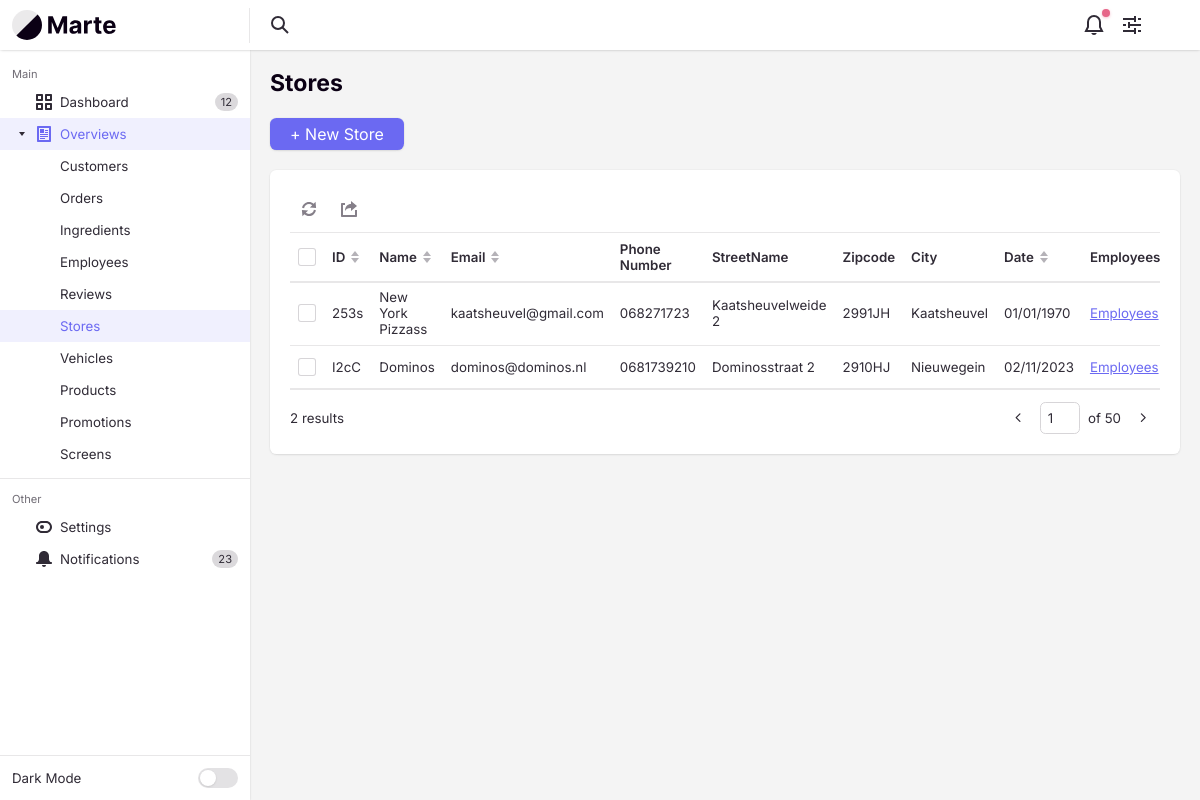
Page /StoreController/overview/ on the committed database.
### tables this page shows
CREATE TABLE `stores` (
  `storeId` varchar(4) NOT NULL,
  `storeName` varchar(255) NOT NULL,
  `storeZipcode` varchar(255) NOT NULL,
  `storeStreetName` varchar(255) NOT NULL,
  `storeCity` varchar(255) NOT NULL,
  `storePhone` varchar(10) NOT NULL,
  `storeEmail` varchar(255) NOT NULL,
  `storeIsActive` tinyint(1) NOT NULL DEFAULT 1,
  `storeCreateDate` int(10) NOT NULL,
  `storeDescription` text DEFAULT NULL
);

### app/controllers/StoreController.php (called while the page is built, shortened)
<?php
class StoreController extends Controller
{
    private $storeModel;
    public function __construct()
    {
        $this->storeModel = $this->model('StoreModel');
    }
    public function overview()
    {
        $stores = $this->storeModel->getStores();
        $countStores = count($this->storeModel->getStores());
        $data = [
            'stores' => $stores,
            'countStores' => $countStores
        ];
        $this->view('backend/store/overview', $data);
    }
}

### app/libraries/Core.php (called while the page is built, shortened)
<?php
class Core
{
    protected $currentMethod = 'index';
    public function __construct()
    {
        $url = $this->getUrl();
        $this->currentController = new $this->currentController();
        if (isset($url[1])) {
            if (method_exists($this->currentController, $url[1])) {
                $this->currentMethod = $url[1];
            } else if (!empty($url[1])) {
                require APPROOT . '/views/includes/404.php';
                exit;
            }
        }
        $this->params = $url ? [$url[2]] : [];
        call_user_func_array([$this->currentController, $this->currentMethod], $this->params);
    }
    public function getUrl()
    {
        $incoming = $_SERVER['REQUEST_URI'];
        $incoming = str_replace("/pizzapalacebackend/", "", $incoming);
        $incoming = trim($incoming, "/");
        $url = filter_var($incoming, FILTER_SANITIZE_URL);
        $url = explode('/', $url);
        $urlController = $url[0];
        $urlAction = "";
        if (array_key_exists(1, $url)) {
            $urlAction = explode('?', $url[1])[0];
        }
        $urlSlug = $url;
        $output = [$urlController, $urlAction, $urlSlug];
        return $output;
    }
}

### app/require.php (called while the page is built, shortened)
<?php
  require_once 'libraries/Core.php';
  require_once 'libraries/Controller.php';
  require_once 'libraries/Database.php';
  $init = new Core();

### public/index.php (called while the page is built)
<?php
  require_once '../app/require.php';
?>

### app/libraries/Database.php (called while the page is built, shortened)
<?php
  class Database {
    private $dbHost = DB_HOST;
    private $dbUser = DB_USER;
    private $dbPass = DB_PASS;
    private $dbName = DB_NAME;
    private $statement;
    private $dbHandler;
    public function __construct()
    {
      $conn = 'mysql:host=' . $this->dbHost . ";dbname=" . $this->dbName;
      $options = array(
        PDO::ATTR_PERSISTENT => true,
        PDO::ATTR_ERRMODE => PDO::ERRMODE_EXCEPTION,
        PDO::ATTR_EMULATE_PREPARES => false
      );
      try
      {
        $this->dbHandler = new PDO($conn, $this->dbUser, $this->dbPass, $options);
      }
      catch(PDOException $e) {
        $this->error = $e->getMessage();
        echo $this->error;
      }
    }
    public function query($sql) {
      $this->statement = $this->dbHandler->prepare($sql);
    }
    public function execute() {
      return $this->statement->execute();
    }
    public function resultSet() {
      $this->execute();
      return $this->statement->fetchAll(PDO::FETCH_OBJ);
    }
  }
?>

### app/models/StoreModel.php (called while the page is built, shortened)
<?php
class StoreModel
{
    private $db;
    public function __construct()
    {
        $this->db = new Database();
    }
    public function getStores()
    {
        $this->db->query("SELECT storeId,
                                 storeName,
                                 storeZipcode,
                                 storeStreetName,
                                 storeCity,
                                 storePhone,
                                 storeEmail,
                                 storeCreateDate
                                 FROM stores
                                 WHERE storeIsActive = 1");
        return $this->db->resultSet();
    }
}

### app/views/backend/store/overview.php (the view, shortened to what this page needs)
<?php require APPROOT . '/views/includes/head.php'; ?>
<div class="margin-bottom-md">
    <h1 class="text-lg">Stores</h1>
</div>
<div class="margin-bottom-md">
    <div class="flex flex-wrap gap-sm items-center justify-between">
        <a class="btn btn--primary" href="<?= URLROOT ?>StoreController/create">+ New Store</a>
    </div>
</div>
<div class="bg radius-md padding-md inner-glow shadow-xs">
    <div class="int-table-actions padding-bottom-xxxs border-bottom border-alpha" data-table-controls="interactive-table-1">
        <menu class="menu-bar js-int-table-actions__no-items-selected js-menu-bar">
            <li class="menu-bar__item " role="menuitem">
            </li>
            <li class="menu-bar__item " role="menuitem">
                <svg class="icon menu-bar__icon" aria-hidden="true" viewBox="0 0 16 16">
                    <g>
                        <path d="M15,16H1c-0.6,0-1-0.4-1-1V3c0-0.6,0.4-1,1-1h3v2H2v10h12V9h2v6C16,15.6,15.6,16,15,16z"></path>
                        <path d="M10,3c-3.2,0-6,2.5-6,7c1.1-1.7,2.4-3,6-3v3l6-5l-6-5V3z"></path>
                    </g>
                </svg>
            </li>
        </menu>
    </div>
    <div id="interactive-table-1" class="int-table text-sm js-int-table">
        <div class="int-table__inner">
            <table class="int-table__table" aria-label="Interactive table example">
                <thead class="int-table__header js-int-table__header">
                    <tr class="int-table__row">
                        <td class="int-table__cell">
                            <div class="custom-checkbox int-table__checkbox">
                                <div class="custom-checkbox__control" aria-hidden="true"></div>
                            </div>
                        </td>
                        <th class="int-table__cell int-table__cell--th int-table__cell--sort js-int-table__cell--sort">
                            <div class="flex items-center">
                                <span>ID</span>
                                <svg class="icon icon--xxs margin-left-xxxs int-table__sort-icon" aria-hidden="true" viewBox="0 0 12 12">
                                    <polygon class="arrow-up" points="6 0 10 5 2 5 6 0" />
                                    <polygon class="arrow-down" points="6 12 2 7 10 7 6 12" />
                                </svg>
                            </div>
                        </th>
                        <th class="int-table__cell int-table__cell--th int-table__cell--sort js-int-table__cell--sort">
                            <div class="flex items-center">
                                <span>Name</span>
                                <svg class="icon icon--xxs margin-left-xxxs int-table__sort-icon" aria-hidden="true" viewBox="0 0 12 12">
                                    <polygon class="arrow-up" points="6 0 10 5 2 5 6 0" />
                                    <polygon class="arrow-down" points="6 12 2 7 10 7 6 12" />
                                </svg>
                            </div>
                        </th>
                        <th class="int-table__cell int-table__cell--th int-table__cell--sort js-int-table__cell--sort">
                            <div class="flex items-center">
                                <span>Email</span>
                                <svg class="icon icon--xxs margin-left-xxxs int-table__sort-icon" aria-hidden="true" viewBox="0 0 12 12">
                                    <polygon class="arrow-up" points="6 0 10 5 2 5 6 0" />
                                    <polygon class="arrow-down" points="6 12 2 7 10 7 6 12" />
                                </svg>
                            </div>
                        </th>
                        <th class="int-table__cell int-table__cell--th text-left">
                            Phone Number
                        </th>
                        <th class="int-table__cell int-table__cell--th text-left">StreetName</th>
                        <th class="int-table__cell int-table__cell--th text-left">Zipcode</th>
                        <th class="int-table__cell int-table__cell--th text-left">City</th>
                        <th class="int-table__cell int-table__cell--th int-table__cell--sort js-int-table__cell--sort" data-date-format="dd-mm-yyyy">
                            <div class="flex items-center">
                                <span>Date</span>
                                <svg class="icon icon--xxs margin-left-xxxs int-table__sort-icon" aria-hidden="true" viewBox="0 0 12 12">
                                    <polygon class="arrow-up" points="6 0 10 5 2 5 6 0" />
                                    <polygon class="arrow-down" points="6 12 2 7 10 7 6 12" />
                                </svg>
                            </div>
                        </th>
                        <th class="int-table__cell int-table__cell--th text-left">
                            Employees
                        </th>
                    </tr>
                </thead>
                <tbody class="int-table__body js-int-table__body">
                    <?php foreach ($data['stores'] as $store) : ?>
                        <tr class="int-table__row">
                            <th class="int-table__cell" scope="row">
                                <div class="custom-checkbox int-table__checkbox">
                                    <div class="custom-checkbox__control" aria-hidden="true"></div>
                                </div>
                            </th>
                            <td class="int-table__cell"><?= $store->storeId ?></td>
                            <td class="int-table__cell"><?= $store->storeName ?></td>
                            <td class="int-table__cell"><?= $store->storeEmail ?></td>
                            <td class="int-table__cell text-truncate max-width-xxxxs"><?= $store->storePhone ?></td>
                            <td class="int-table__cell"><?= $store->storeStreetName ?></td>
                            <td class="int-table__cell"><?= $store->storeZipcode ?></td>
                            <td class="int-table__cell"><?= $store->storeCity ?></td>
                            <td class="int-table__cell"><?= date('d/m/Y', $store->storeCreateDate) ?></td>
                            <td class="int-table__cell"><a href="<?= URLROOT; ?>StoreController/storeHasEmployees/<?= $store->storeId ?>">Employees</a></td>
                        </tr>
                    <?php endforeach ?>
                </tbody>
            </table>
        </div>
    </div>
    <div class="flex items-center justify-between padding-top-sm">
        <p class="text-sm"><?= $data['countStores'] ?> results</p>
        <nav class="pagination text-sm" aria-label="Pagination">
            <ul class="pagination__list flex flex-wrap gap-xxxs">
                <li>
                    <a href="#0" class="pagination__item">
                        <svg class="icon" viewBox="0 0 16 16">
                            <title>Go to previous page</title>
                            <g stroke-width="1.5" stroke="currentColor">
                                <polyline fill="none" stroke="currentColor" stroke-linecap="round" stroke-linejoin="round" stroke-miterlimit="10" points="9.5,3.5 5,8 9.5,12.5 "></polyline>
                            </g>
                        </svg>
                    </a>
                </li>
                <li>
                    <span class="pagination__jumper flex items-center">
                        <input aria-label="Page number" class="form-control" type="text" id="pageNumber" name="pageNumber" value="1">
                        <em>of 50</em>
                    </span>
                </li>
                <li>
                    <a href="#0" class="pagination__item">
                        <svg class="icon" viewBox="0 0 16 16">
                            <title>Go to next page</title>
                            <g stroke-width="1.5" stroke="currentColor">
                                <polyline fill="none" stroke="currentColor" stroke-linecap="round" stroke-linejoin="round" stroke-miterlimit="10" points="6.5,3.5 11,8 6.5,12.5 "></polyline>
                            </g>
                        </svg>
                    </a>
                </li>
            </ul>
        </nav>
    </div>
</div>
<?php require APPROOT . '/views/includes/footer.php'; ?>

### rows in the picture
stores: storeId "253s", storeName "New York Pizzass", storeEmail "kaatsheuvel@gmail.com", storePhone "068271723", storeStreetName "Kaatsheuvelweide 2", storeZipcode "2991JH", storeCity "Kaatsheuvel", storeCreateDate "01/01/1970"
stores: storeId "I2cC", storeName "Dominos", storeEmail "dominos@dominos.nl", storePhone "0681739210", storeStreetName "Dominosstraat 2", storeZipcode "2910HJ", storeCity "Nieuwegein", storeCreateDate "02/11/2023"

### other values in the picture
$data['countStores'] "2"
